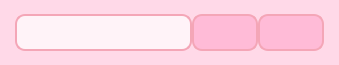
<?xml version="1.0" encoding="UTF-8"?>
<ui version="4.0">
 <class>Input</class>
 <widget class="QWidget" name="Input">
  <property name="geometry">
   <rect>
    <x>0</x>
    <y>0</y>
    <width>339</width>
    <height>65</height>
   </rect>
  </property>
  <property name="sizePolicy">
   <sizepolicy hsizetype="Preferred" vsizetype="Preferred">
    <horstretch>0</horstretch>
    <verstretch>0</verstretch>
   </sizepolicy>
  </property>
  <property name="windowTitle">
   <string>Input</string>
  </property>
  <property name="autoFillBackground">
   <bool>false</bool>
  </property>
  <property name="styleSheet">
   <string notr="true">/* 设置整体背景颜色 */
QWidget {
    background-color: #FFD9E8; /* 粉色背景 */
}

/* QLineEdit 样式 */
QLineEdit {
    border: 2px solid #F4A6B7; /* 边框颜色 */
    border-radius: 10px; /* 圆角边框 */
    padding: 5px; /* 内边距 */
    background-color: #FFF3F8; /* 输入框背景颜色 */
    color: #8C2C60; /* 文字颜色 */
}

/* 当输入框被选中时的样式 */
QLineEdit:focus {
    border-color: #FF6CC9; /* 更鲜艳的颜色突出显示 */
    background-color: #FFECF3;
}

/* QPushButton 基础样式 */
QPushButton {
    border: 2px solid #F4A6B7; /* 边框颜色 */
    border-radius: 10px; /* 圆角边框 */
    padding: 5px 15px; /* 内边距 */
    background-color: #FFBBD7; /* 按钮背景颜色 */
    color: #FFFFFF; /* 文字颜色 */
    font-weight: bold; /* 加粗字体 */
}

/* 当鼠标悬停在按钮上时 */
QPushButton:hover {
    background-color: #FF6CC9; /* 改变背景颜色 */
}

/* 当按钮被按下时 */
QPushButton:pressed {
    background-color: #D957A3; /* 更深的颜色表示按下状态 */
}

/* 添加图标或其他装饰元素（如果需要）可以在这里进行调整 */</string>
  </property>
  <layout class="QHBoxLayout" name="horizontalLayout" stretch="1,16,4,4,1">
   <property name="spacing">
    <number>0</number>
   </property>
   <property name="leftMargin">
    <number>4</number>
   </property>
   <property name="topMargin">
    <number>14</number>
   </property>
   <property name="rightMargin">
    <number>4</number>
   </property>
   <property name="bottomMargin">
    <number>14</number>
   </property>
   <item>
    <spacer name="horizontalSpacer">
     <property name="orientation">
      <enum>Qt::Orientation::Horizontal</enum>
     </property>
     <property name="sizeType">
      <enum>QSizePolicy::Policy::Minimum</enum>
     </property>
     <property name="sizeHint" stdset="0">
      <size>
       <width>9</width>
       <height>0</height>
      </size>
     </property>
    </spacer>
   </item>
   <item>
    <widget class="QLineEdit" name="editor">
     <property name="sizePolicy">
      <sizepolicy hsizetype="Expanding" vsizetype="Expanding">
       <horstretch>0</horstretch>
       <verstretch>0</verstretch>
      </sizepolicy>
     </property>
     <property name="clearButtonEnabled">
      <bool>true</bool>
     </property>
    </widget>
   </item>
   <item>
    <widget class="QPushButton" name="sendBtn">
     <property name="sizePolicy">
      <sizepolicy hsizetype="Preferred" vsizetype="Expanding">
       <horstretch>0</horstretch>
       <verstretch>0</verstretch>
      </sizepolicy>
     </property>
     <property name="text">
      <string/>
     </property>
     <property name="icon">
      <iconset theme="QIcon::ThemeIcon::DocumentSend"/>
     </property>
     <property name="shortcut">
      <string>Ctrl+Return</string>
     </property>
     <property name="flat">
      <bool>true</bool>
     </property>
    </widget>
   </item>
   <item>
    <widget class="QPushButton" name="closeBtn">
     <property name="sizePolicy">
      <sizepolicy hsizetype="Preferred" vsizetype="Expanding">
       <horstretch>0</horstretch>
       <verstretch>0</verstretch>
      </sizepolicy>
     </property>
     <property name="text">
      <string/>
     </property>
     <property name="icon">
      <iconset theme="QIcon::ThemeIcon::WindowClose"/>
     </property>
     <property name="flat">
      <bool>true</bool>
     </property>
    </widget>
   </item>
   <item>
    <spacer name="horizontalSpacer_2">
     <property name="orientation">
      <enum>Qt::Orientation::Horizontal</enum>
     </property>
     <property name="sizeHint" stdset="0">
      <size>
       <width>40</width>
       <height>20</height>
      </size>
     </property>
    </spacer>
   </item>
  </layout>
 </widget>
 <resources/>
 <connections/>
</ui>
